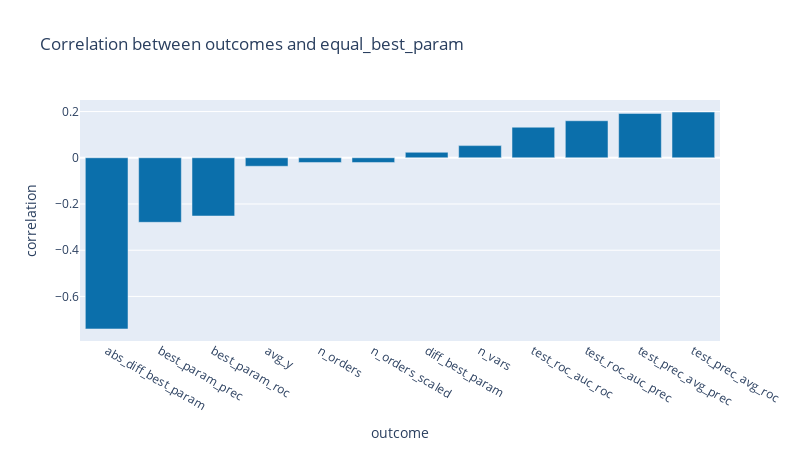

Notebook code for this chart:
### Markdown cell above
[Main conclusions](#main_conclusions)<a href='#main_conclusions'></a>

### Code cell
# Correlation between outcomes and the equality of best hyper-parameter:
corr_plot = GBM_grid_search.drop('store_id',
                                axis=1).corr()[['equal_best_param']].sort_values('equal_best_param').iloc[0:-1]
corr_plot.index.name = 'x'
corr_plot.reset_index(inplace=True)

px.bar(data_frame=corr_plot, x='x', y='equal_best_param',
       color_discrete_sequence=['#0b6fab'],
       width=800, height=450,
       labels={'equal_best_param': 'correlation', 'x': 'outcome'},
       title='Correlation between outcomes and equal_best_param')

### Figure 1 — Plotly figure (JSON) as saved in the notebook; plotly's stock layout.template omitted (floating-point values rounded to 4 significant figures)
{"data": [{"alignmentgroup": "True", "hovertemplate": "outcome=%{x}<br>correlation=%{y}<extra></extra>", "legendgroup": "", "marker": {"color": "#0b6fab"}, "name": "", "offsetgroup": "", "orientation": "v", "showlegend": false, "textposition": "auto", "type": "bar", "x": ["abs_diff_best_param", "best_param_prec", "best_param_roc", "avg_y", "n_orders", "n_orders_scaled", "diff_best_param", "n_vars", "test_roc_auc_roc", "test_roc_auc_prec", "test_prec_avg_prec", "test_prec_avg_roc"], "xaxis": "x", "y": [-0.7406, -0.2792, -0.2519, -0.03674, -0.02037, -0.02037, 0.02368, 0.05254, 0.1322, 0.1602, 0.1919, 0.1978], "yaxis": "y"}], "layout": {"barmode": "relative", "height": 450, "legend": {"tracegroupgap": 0}, "title": {"text": "Correlation between outcomes and equal_best_param"}, "width": 800, "xaxis": {"anchor": "y", "domain": [0, 1], "title": {"text": "outcome"}}, "yaxis": {"anchor": "x", "domain": [0, 1], "title": {"text": "correlation"}}}}
